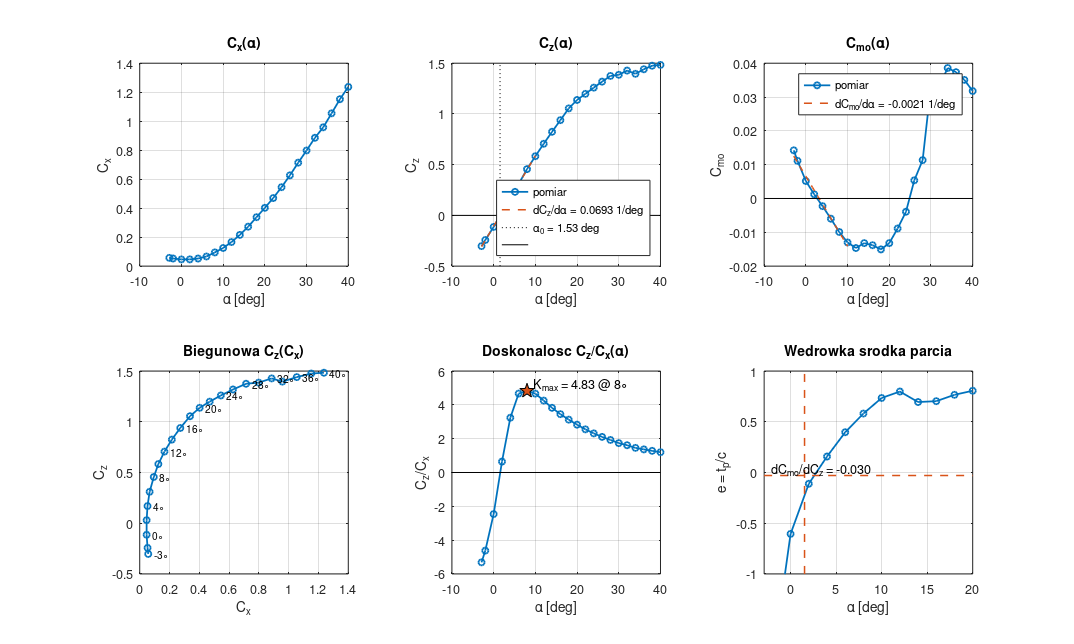
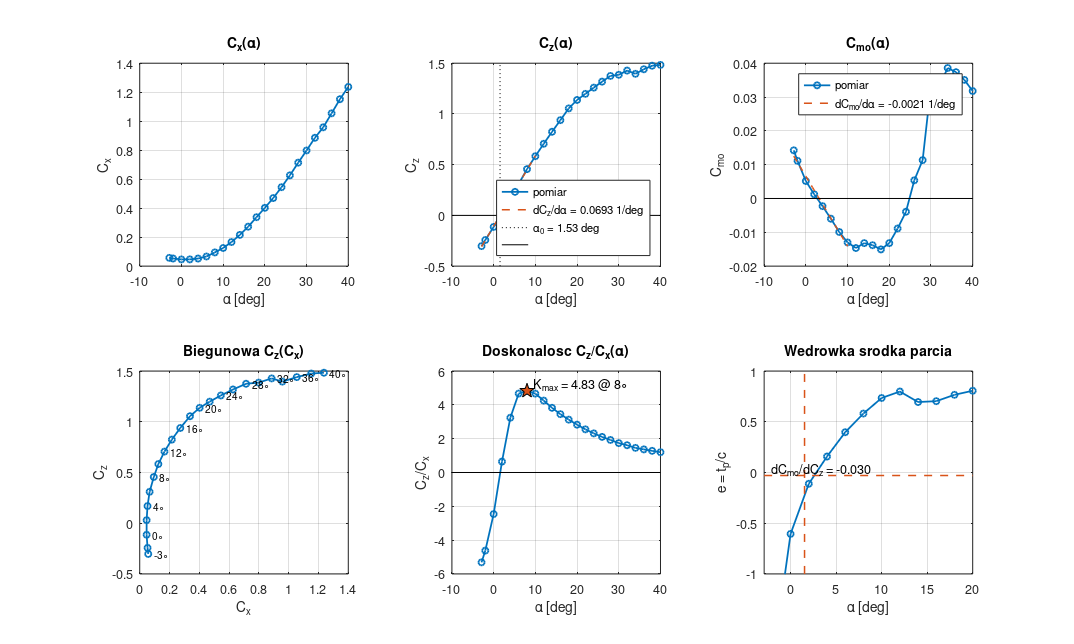
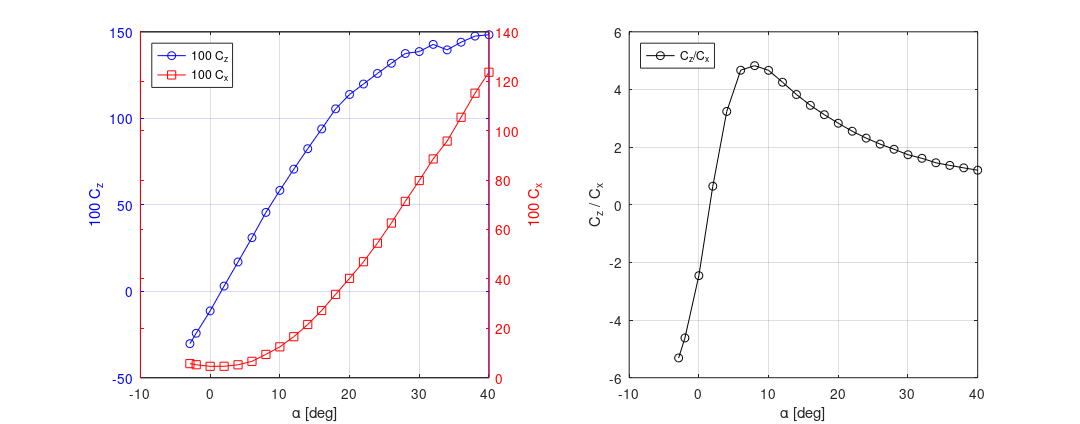

These charts were generated, in order, by the following MATLAB code:
clc; clear; close all;
% UWAGA - kod w octave. Żeby działało w matlabie
% trzeba zamienić dlmread w linijce 17 i zamienić na odpowiednie readmatrix
% w przypadku dalszych bledow - powdzenia, chat i w drogę

% ================= constants =================
ro = 1.1975;            % air density [kg/m^3]
g  = 9.81;
nu = 1.52e-5;           % kinematic viscosity of air [m^2/s]
c  = 0.12;              % chord [m]
S  = 0.42 * 0.12;       % wing area [m^2]  (= 0.0504)
scale = 100;            % 100 -> plots of 100*Cz, 100*Cx like the original graph
sc = sprintf("%g", scale);

% ================= data =================
% columns: q alfa beta N -m -T C n l date time temp
dane = dlmread("nike69.dat", "", 2, 0);
dane = real(dane);
dane(:, 5:6) = -dane(:, 5:6);          % sign change: columns 5, 6 -> m, T

q     = g * mean(dane(:,1));           % dynamic pressure [Pa] (mmH2O -> Pa)
alpha = dane(:,2);                     % angle of attack [deg]
N     = dane(:,4);                     % normal force
m     = dane(:,5);                     % moment
T     = dane(:,6);                     % tangential force
n     = dane(:,8);                     % small moment "n" (used by the graded code)

% ================= flow check =================
v  = sqrt(2*q/ro);
Re = v * c / nu;
printf("q = %.1f Pa (0.5*ro*v^2 check: v = %.2f m/s), Re = %.3g\n", q, v, Re);

% ================= forces: rotate to flow axes =================
a  = alpha * pi/180;
z  = N.*cos(a) - T.*sin(a);            % lift
x  = N.*sin(a) + T.*cos(a);            % drag

% ================= coefficients =================
Cz  = z / (q*S);
Cx  = x / (q*S);
K   = Cz ./ Cx;                        % lift-to-drag ratio
Mo  = m * 0.196 * 1.503;               % CHECK these factors in your lab manual
Cmo = Mo / (q*S*c);
Cn  = n / (q*S);
tp  = Cmo ./ Cn;                       % center of pressure (as in the graded code)
tp_plot = tp / c / 65;

% ================= linear range fits (-3 .. 10 deg) =================
lin = alpha >= -3 & alpha <= 10;
pz  = polyfit(alpha(lin), Cz(lin), 1);   alfa0 = -pz(2)/pz(1);   % Cz = 0
pm  = polyfit(alpha(lin), Cmo(lin), 1);                          % dCmo/dalpha
pa  = polyfit(Cz(lin), Cmo(lin), 1);     ta_c = pa(1);           % dCmo/dCz
[Kmax, iK] = max(K);

printf("alfa0 = %.2f deg\n", alfa0);
printf("dCz/dalpha = %.4f 1/deg\n", pz(1));
printf("dCmo/dalpha = %.4f 1/deg\n", pm(1));
printf("ta/c = %.4f  (ta = %.1f mm)\n", ta_c, ta_c*c*1000);
printf("Kmax = %.2f @ %.1f deg\n", Kmax, alpha(iK));

col = [0 0.447 0.741];  fitc = [0.85 0.325 0.098];
lw = 1.4;  ms = 5;
af = linspace(min(alpha), 10, 50);

% ================= figure 1: 6 characteristics =================
f1 = figure("color", "w");

subplot(2,3,1)
plot(alpha, Cx, "o-", "color", col, "linewidth", lw, "markersize", ms);
grid on; xlabel("\\alpha [deg]"); ylabel("C_x"); title("C_x(\\alpha)");

subplot(2,3,2)
plot(alpha, Cz, "o-", "color", col, "linewidth", lw, "markersize", ms); hold on;
plot(af, polyval(pz, af), "--", "color", fitc, "linewidth", 1.2);
yl = ylim; plot([alfa0 alfa0], yl, ":k");
plot(xlim, [0 0], "k-");
grid on; xlabel("\\alpha [deg]"); ylabel("C_z"); title("C_z(\\alpha)");
legend("pomiar", sprintf("dC_z/d\\alpha = %.4f 1/deg", pz(1)), ...
       sprintf("\\alpha_0 = %.2f deg", alfa0), "", "location", "southeast");
hold off

subplot(2,3,3)
plot(alpha, Cmo, "o-", "color", col, "linewidth", lw, "markersize", ms); hold on;
plot(af, polyval(pm, af), "--", "color", fitc, "linewidth", 1.2);
plot(xlim, [0 0], "k-");
grid on; xlabel("\\alpha [deg]"); ylabel("C_{mo}"); title("C_{mo}(\\alpha)");
legend("pomiar", sprintf("dC_{mo}/d\\alpha = %.4f 1/deg", pm(1)), "location", "best");
hold off

subplot(2,3,4)
plot(Cx, Cz, "o-", "color", col, "linewidth", lw, "markersize", ms); hold on;
for i = 1:2:numel(alpha)
  text(Cx(i), Cz(i), sprintf("  %d\\circ", round(alpha(i))), "fontsize", 8);
end
grid on; xlabel("C_x"); ylabel("C_z"); title("Biegunowa C_z(C_x)");
hold off

subplot(2,3,5)
plot(alpha, K, "o-", "color", col, "linewidth", lw, "markersize", ms); hold on;
plot(alpha(iK), Kmax, "p", "markersize", 12, "markerfacecolor", fitc, "markeredgecolor", "k");
text(alpha(iK), Kmax, sprintf("  K_{max} = %.2f @ %.0f\\circ", Kmax, alpha(iK)), ...
     "verticalalignment", "bottom");
plot(xlim, [0 0], "k-");
grid on; xlabel("\\alpha [deg]"); ylabel("C_z/C_x"); title("Doskonalosc C_z/C_x(\\alpha)");
hold off

subplot(2,3,6)
m20 = alpha <= 20;
plot(alpha(m20), tp_plot(m20), "o-", "color", col, "linewidth", lw, "markersize", ms); hold on;
plot([alfa0 alfa0], [-1 1], "--", "color", fitc, "linewidth", 1.2);
plot([min(alpha) 20], [ta_c ta_c], "--", "color", fitc, "linewidth", 1.2);
xlim([min(alpha) 20]); ylim([-1 1]);
grid on; xlabel("\\alpha [deg]"); ylabel("e = t_p/c"); title("Wedrowka srodka parcia");
text(min(alpha)+0.5, ta_c, sprintf(" dC_{mo}/dC_z = %.3f", ta_c), "verticalalignment", "bottom");
hold off

% ================= figure 2: dual axis (Cz, Cx) + Cz/Cx =================
f2 = figure("color", "w");

ax1 = subplot(1,2,1);
h1 = plot(ax1, alpha, scale*Cz, "b-o");
grid(ax1, "on");
xlabel(ax1, "\\alpha [deg]"); ylabel(ax1, [sc " C_z"]);
set(ax1, "ycolor", "b");

ax2 = axes("position", get(ax1, "position"));
h2 = plot(ax2, alpha, scale*Cx, "r-s");
set(ax2, "color", "none", "yaxislocation", "right", ...
         "xlim", get(ax1, "xlim"), "xtick", [], "ycolor", "r");
ylabel(ax2, [sc " C_x"]);
legend([h1 h2], {[sc " C_z"], [sc " C_x"]}, "location", "northwest");

ax3 = subplot(1,2,2);
plot(ax3, alpha, K, "k-o"); grid(ax3, "on");
xlabel(ax3, "\\alpha [deg]"); ylabel(ax3, "C_z / C_x");
legend(ax3, "C_z/C_x", "location", "northwest");

% ================= export (PDF page = figure size, PNG 300 dpi) =================
set(f1, "paperunits", "centimeters", "papersize", [30 18], "paperposition", [0 0 30 18]);
print(f1, "charakterystyki.pdf", "-dpdf");
print(f1, "charakterystyki.png", "-dpng", "-r300");

set(f2, "paperunits", "centimeters", "papersize", [28 11], "paperposition", [0 0 28 11]);
print(f2, "cz_cx_ld.pdf", "-dpdf");
